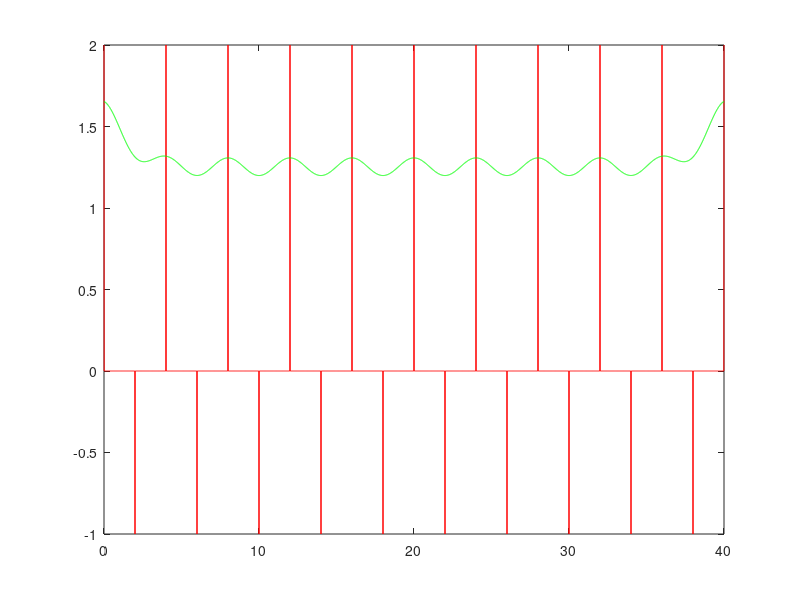

Recreate this plot in MATLAB.
close all; clear all; clc;
% t=<0,40>s Fs=100Hz;
% x1 - sza, dla 4,8,12,16,.... amp=2
% x1 - sza, dla 2,6,10,14,.... amp=-1
% x2 - Gaussa, szer=10s, sr=20, odch=w
% policz i wyswietl splot, prztestuj rozne w
 
t=0:0.01:40
x1=2*(mod(t,4)==0)-(mod(t,4)==2);
w=2;
x2=exp((-(t-20).^2)/(2*w*w));
xx=conv(x1,x2,'same')
plot(t,x1,'r',t,xx,'g')